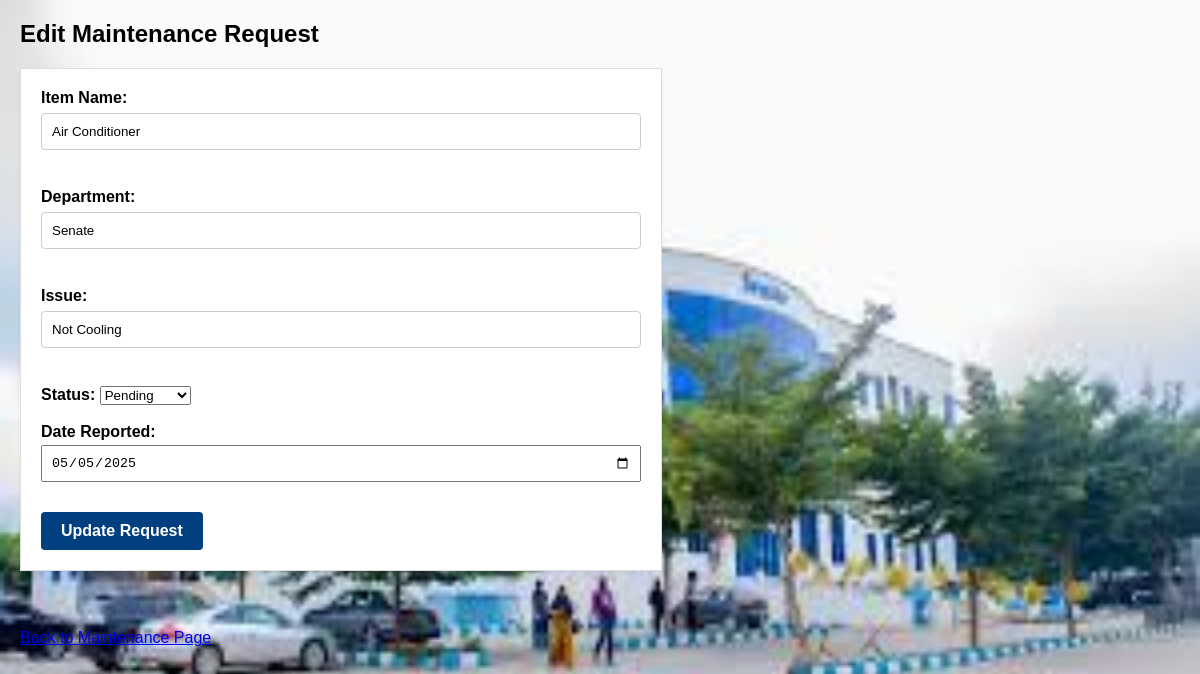
Page /edit_maintenance/1 (signed in) on the committed database.
### tables this page shows
CREATE TABLE maintenance (
            id INTEGER PRIMARY KEY AUTOINCREMENT,
            item_name TEXT,
            department TEXT,
            issue TEXT,
            status TEXT
        , date_reported TEXT);

### app.py (the view, shortened to what this page needs)
@app.route("/edit_maintenance/<int:request_id>", methods=["GET", "POST"])
def edit_maintenance(request_id):
    if "username" not in session or not is_admin():
        flash("Admin privileges required.", "error")
        return redirect("/maintenance")
    conn = sqlite3.connect(DB_PATH)
    cursor = conn.cursor()
    cursor.execute("SELECT * FROM maintenance WHERE id = ?", (request_id,))
    request_data = cursor.fetchone()
    conn.close()
    return render_template("edit_maintenance.html", request_data=request_data)

### app.py (called while the page is built)
def is_admin():
    return session.get("role") == "admin"

### templates/edit_maintenance.html (shortened to what this page needs)
<!DOCTYPE html>
<html>
<head>
    <link rel="stylesheet" href="{{ url_for('static', filename='style.css') }}">
</head>
<body>
    <h2>Edit Maintenance Request</h2>
    <form method="POST" action="{{ url_for('edit_maintenance', request_id=request_data[0]) }}">
        <label>Item Name:</label>
        <input type="text" name="item_name" value="{{ request_data[1] }}" required><br><br>
        <label>Department:</label>
        <input type="text" name="department" value="{{ request_data[2] }}" required><br><br>
        <label>Issue:</label>
        <input type="text" name="issue" value="{{ request_data[3] }}" required><br><br>
        <label>Status:</label>
        <select name="status">
            <option value="Pending" {% if request_data[4] == "Pending" %}selected{% endif %}>Pending</option>
        </select><br><br>
        <label>Date Reported:</label>
        <input type="date" name="date_reported" value="{{ request_data[5] }}" required><br><br>
        <button type="submit">Update Request</button>
    </form>
    <br><a href="{{ url_for('maintenance') }}">Back to Maintenance Page</a>
</body>
</html>

### static/css/style.css (style rules this page uses)
body { background-image: url('images.jpg'); background-repeat: no-repeat; background-attachment: fixed; background-size: 100% 100%; }
form { background-color: #ffffff; padding: 20px; border: 1px solid #ddd; box-shadow: 0 2px 5px rgba(0,0,0,0.05); max-width: 600px; margin-bottom: 40px; }
form label { font-weight: bold; }
form input[type="text"], form textarea { width: 100%; padding: 10px; margin-top: 6px; margin-bottom: 20px; border: 1px solid #ccc; border-radius: 4px; }
form button { background-color: #004080; color: white; padding: 10px 20px; border: none; border-radius: 4px; cursor: pointer; font-weight: bold; }

### templates/edit_maintenance.html (style rules this page uses)
body { font-family: Arial, sans-serif; margin: 20px; }
form { margin-bottom: 30px; }
label { font-weight: bold; }
input, textarea { width: 100%; padding: 8px; margin-top: 4px; margin-bottom: 12px; box-sizing: border-box; }
button { padding: 10px 20px; font-size: 16px; }

### rows in the picture
maintenance: item_name "Air Conditioner", department "Senate", issue "Not Cooling", status "Pending", date_reported "05/05/2025"
